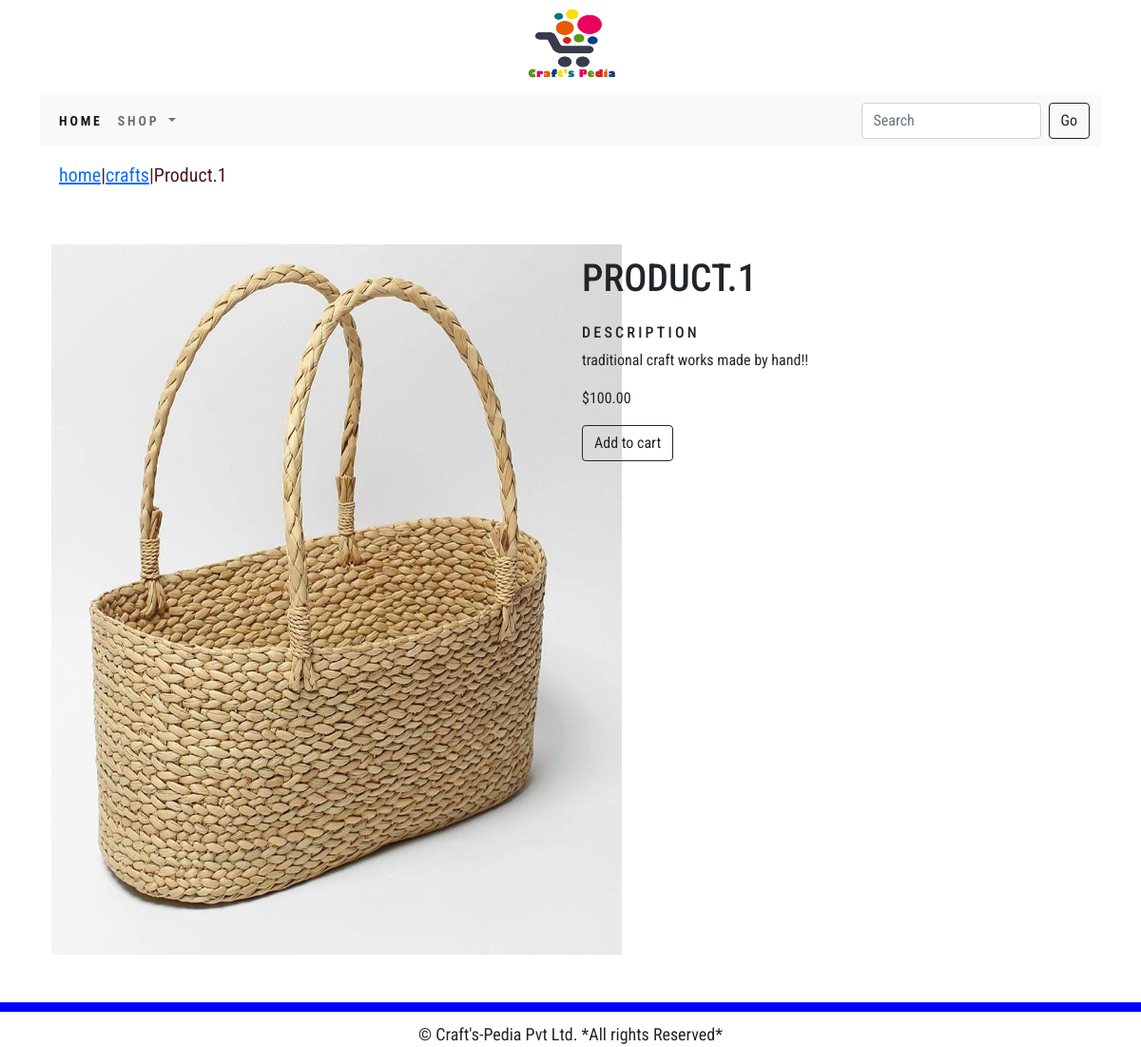
The page /shop/crafts/product1/ on the database its author committed.
### shop/models.py (models this page shows, shortened)
class Product(models.Model):
    name= models.CharField(max_length=250,unique=True)
    slug= models.SlugField(max_length=250, unique=True)
    description= models.TextField(blank=True)
    price= models.DecimalField(max_digits=10,decimal_places=2)
    category= models.ForeignKey(Category,on_delete=models.CASCADE)
    image= models.ImageField(upload_to='product',blank=True)
    stock= models.IntegerField()
    available= models.BooleanField(default=True)
    created= models.DateTimeField(auto_now_add=True)
    updated= models.DateTimeField(auto_now=True)
    class Meta:
        ordering=('name',)
        verbose_name='product'
        verbose_name_plural='products'

class Category(models.Model):
    name= models.CharField(max_length=250, unique=True)
    slug= models.SlugField(max_length=250,unique=True)
    description= models.TextField(blank=True)
    image= models.ImageField(upload_to='category',blank=True)
    class Meta:
        ordering=('name',)
        verbose_name= 'category'
        verbose_name_plural='categories'
    def get_url(self):
        return reverse('shop:product_by_cat',args=[self.slug])
    def __str__(self):
        return '{}'.format(self.name)

### shop/views.py (the view)
# urls.py: path('<slug:c_slug>/<slug:product_slug>/', views.ProDetail, name="ProDetail"),
def ProDetail(request,c_slug,product_slug):
    try:
        product = Product.objects.get(category__slug=c_slug,slug=product_slug)
    except Exception as e:
        raise e
    return render(request,'product.html',{'product':product})

### cart/context_processors.py (called while the page is built)
def counter(request):
    item_count=0
    if 'admin' in request.path:
        return {}
    else:
        try:
            cart=Cart.objects.filter(cart_id=_cart_id(request))
            cart_items=CartItem.objects.filter(cart=cart[:1])
            for  cart_item in cart_items:
                item_count +=cart_item.quantity
        except Cart.DoesNotExist:
            item_count=0
        return dict(item_count=item_count)

### cart/views.py (called while the page is built)
def _cart_id(request):
    cart= request.session.session_key
    if not cart:
        cart=request.session.create()
    return cart

### shop/context_processors.py (called while the page is built)
def menu_links(request):
    links=Category.objects.all()
    return dict(links=links)

### template/product.html (shortened to what this page needs)
{% extends 'base.html' %}
{% load static %}
{% block content %}
    <div class="row my_pro_row_class">
        <div class="mx_auto">
            <p><a href="{% url 'shop:allProdCat' %}">home</a>|<a href="{{product.category.get_url}}">{{ product.category }}</a>|{{ product.name }}</p>
        </div>
    </div>
        <div class="container">
    <br>
    <div class="row">
        <div class="col-12 col-sm-12 col-md-12 col-lg-6 text-center">
            <div style="min-width:18rem;">
                <img  src="{{product.image.url}}" alt="{{product.name}}" style="height:800px;width:600px;padding-bottom:50px;">
            </div>
        </div>
        <div class="col-12 col-sm-12 col-sm-12 col-lg-6  ">
            <div>
                <h1 class="my_pro_title">{{product.name}}</h1>
                <h4 class="my_title"> Description </h4>
                <p class="text-justify my_prod_text">{{product.description}}</p>
                <p>${{product.price}}</p>
                    {% if product.stock == 0 %}
                <p class="text-justify my_prod_text"> Out of stock </p>
                    {% else %}
                <a class="btn btn-outline-dark" href="{% url 'cart:add_cart' product.id %}">Add to cart</a>
                    {% endif %}
            </div>
        </div>
    </div>
        </div>
{% endblock %}

### static/css/custom.css (style rules this page uses)
body { font-family: 'Roboto Condensed', sans-serif; }
.my_title { font-size:16px; text-transform:uppercase; letter-spacing: .2em; }
.my_pro_row_class { padding-top:15px; padding-bottom:15px; padding-left:20px; }
.my_pro_row_class .mx_auto { color:#4C1919; font-size:20px; text-decoration:none; }
.my_pro_title { text-transform:uppercase; leter-spacing:.2rem; padding-top:15px; padding-bottom:15px; }

### rows shown on the page
Product: category "crafts", name "Product.1", image (picture), name "PRODUCT.1", description "traditional craft works made by hand!!", price "100.00"
